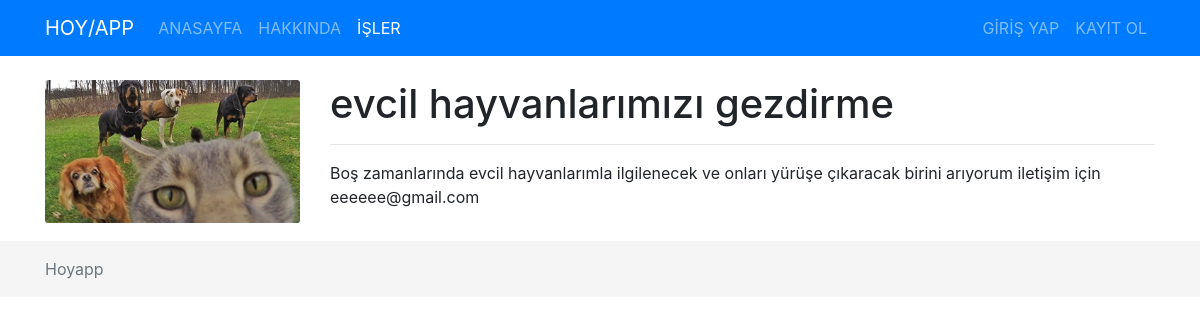
Screenshot of /movies/8 with the database file from the repository.
### movies/models.py (models this page shows, shortened)
class Movie(models.Model):
    name = models.CharField(max_length=100, verbose_name='İş Adı')
    description = models.TextField(verbose_name='İşin Açıklaması')
    image = models.CharField(max_length=50, verbose_name='İş Resmi')
    created_date = models.DateTimeField(auto_now_add=True, verbose_name='Eklenme Tarihi')
    isPublished = models.BooleanField(default= True)
    def get_image_path(self):
        return '/img/'+ self.image

### movies/views.py (the view)
# urls.py: path('<int:movie_id>', views.detail, name= 'detail'),
def detail(request, movie_id):
    movie = get_object_or_404(Movie, pk = movie_id)
    context = {
        'movie': movie
    }
    return render(request, 'movies/detail.html', context)

### templates/movies/detail.html
{% extends 'layout.html' %}
{% load static %}
{% block content %}
    <div class="row">
        <div class="col-md-3">
            <img class="card-img" src="{% static movie.get_image_path %}" alt="">
        </div>
        <div class="col-md-9">
            <h1>{{ movie.name }}</h1>
            <hr>
            <p>
                {{ movie.description }}
            </p>
        </div>
    </div>
{% endblock %}

### rows the page displays
Movie: image (picture), name "evcil hayvanlarımızı gezdirme", description "Boş zamanlarında evcil hayvanlarımla ilgilenecek ve onları yürüşe çıkaracak birini arıyorum iletişim için eeeeee@gmail.com"
